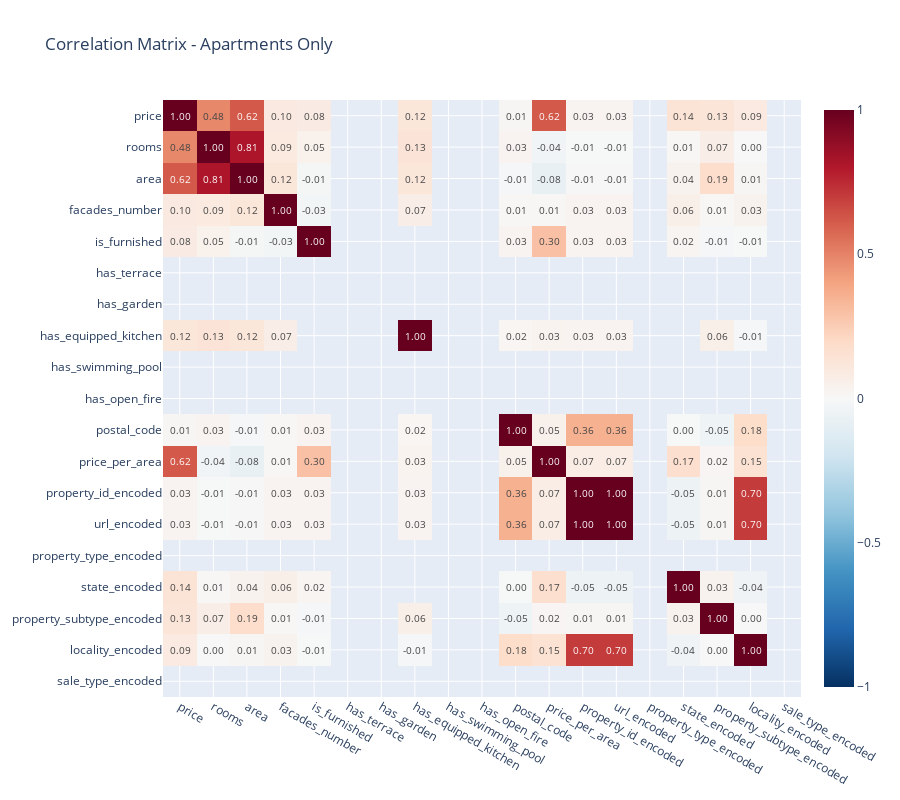

Source (notebook cell):
### Markdown cell above
## Key Findings

**Groups of correlated variables identified:**

### Code cell
# Filter for Apartments
df_apartments = df_analysis[df_analysis['property_type'] == 'Apartment'][numerical_cols]
corr_apartments = df_apartments.corr()

# Create heatmap for Apartments
fig_apartments = px.imshow(corr_apartments, 
                           text_auto='.2f',
                           aspect='auto',
                           color_continuous_scale='RdBu_r',
                           color_continuous_midpoint=0,
                           title='Correlation Matrix - Apartments Only')

fig_apartments.update_layout(width=900, height=800)
fig_apartments.show()

### Figure 1 — Plotly figure (JSON) as saved in the notebook; plotly's stock layout.template omitted (floating-point values rounded to 4 significant figures; data arrays with more than 128 entries replaced by an {"elided": "..."} marker saying what was removed)
{"data": [{"coloraxis": "coloraxis", "hovertemplate": "x: %{x}<br>y: %{y}<br>color: %{z}<extra></extra>", "name": "0", "texttemplate": "%{z:.2f}", "type": "heatmap", "x": ["price", "rooms", "area", "facades_number", "is_furnished", "has_terrace", "has_garden", "has_equipped_kitchen", "has_swimming_pool", "has_open_fire", "postal_code", "price_per_area", "property_id_encoded", "url_encoded", "property_type_encoded", "state_encoded", "property_subtype_encoded", "locality_encoded", "sale_type_encoded"], "xaxis": "x", "y": ["price", "rooms", "area", "facades_number", "is_furnished", "has_terrace", "has_garden", "has_equipped_kitchen", "has_swimming_pool", "has_open_fire", "postal_code", "price_per_area", "property_id_encoded", "url_encoded", "property_type_encoded", "state_encoded", "property_subtype_encoded", "locality_encoded", "sale_type_encoded"], "yaxis": "y", "z": {"elided": "19x19 float values"}}], "layout": {"coloraxis": {"cmid": 0, "colorscale": [[0, "rgb(5,48,97)"], [0.1, "rgb(33,102,172)"], [0.2, "rgb(67,147,195)"], [0.3, "rgb(146,197,222)"], [0.4, "rgb(209,229,240)"], [0.5, "rgb(247,247,247)"], [0.6, "rgb(253,219,199)"], [0.7, "rgb(244,165,130)"], [0.8, "rgb(214,96,77)"], [0.9, "rgb(178,24,43)"], [1, "rgb(103,0,31)"]]}, "height": 800, "title": {"text": "Correlation Matrix - Apartments Only"}, "width": 900, "xaxis": {"anchor": "y", "domain": [0, 1]}, "yaxis": {"anchor": "x", "autorange": "reversed", "domain": [0, 1]}}}
